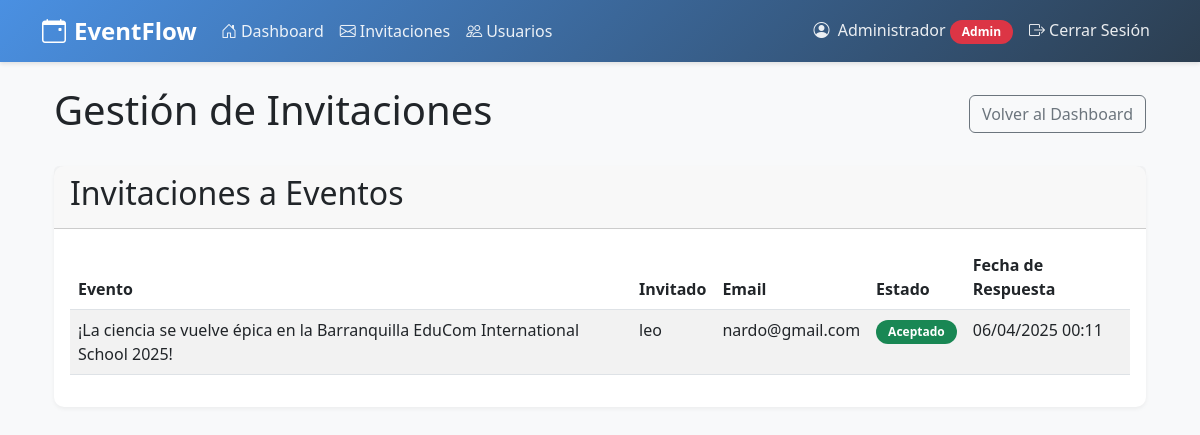
The app's page /admin/invitaciones (signed in), older data.
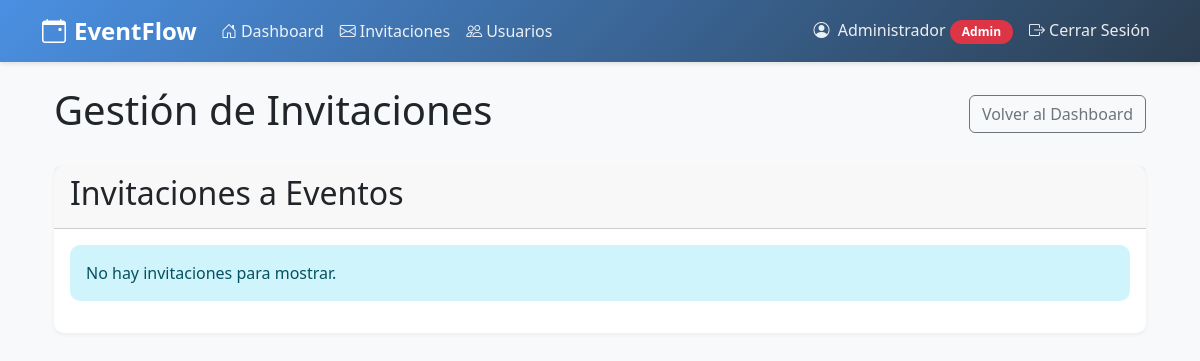
The same page, newer data.
### app.py (models this page shows, shortened)
class Usuario(UserMixin, db.Model):
    id = db.Column(db.Integer, primary_key=True)
    email = db.Column(db.String(120), unique=True, nullable=False)
    nombre = db.Column(db.String(100), nullable=False)
    password_hash = db.Column(db.String(128))
    es_admin = db.Column(db.Boolean, default=False)
    fecha_registro = db.Column(db.DateTime, default=datetime.utcnow)
    eventos = db.relationship('Evento', backref='organizador', lazy=True)
    invitaciones = db.relationship('Invitacion', backref='invitado', lazy=True)

class Invitacion(db.Model):
    id = db.Column(db.Integer, primary_key=True)
    evento_id = db.Column(db.Integer, db.ForeignKey('evento.id'), nullable=False)
    usuario_id = db.Column(db.Integer, db.ForeignKey('usuario.id'), nullable=True)
    email_invitado = db.Column(db.String(120), nullable=False)
    estado = db.Column(db.String(20), default='pendiente')
    fecha_respuesta = db.Column(db.DateTime, nullable=True)

class Evento(db.Model):
    id = db.Column(db.Integer, primary_key=True)
    titulo = db.Column(db.String(100), nullable=False)
    descripcion = db.Column(db.Text, nullable=False)
    fecha = db.Column(db.DateTime, nullable=False)
    ubicacion = db.Column(db.String(200), nullable=False)
    organizador_id = db.Column(db.Integer, db.ForeignKey('usuario.id'), nullable=False)
    fecha_creacion = db.Column(db.DateTime, nullable=False, default=datetime.utcnow)
    estado = db.Column(db.String(20), nullable=False, default='activo')
    invitaciones = db.relationship('Invitacion', backref='evento', lazy=True)

### app.py (the view)
    def decorated_function(*args, **kwargs):
        if not current_user.is_authenticated:
            flash('Iniciar Sesion')
            return redirect(url_for('login'))
        if not current_user.es_admin:
            flash('No tienes permiso')
            return redirect(url_for('dashboard'))
        return f(*args, **kwargs)

### app.py (called while the page is built)
@app.before_request
def check_auth():
    if not current_user.is_authenticated and request.endpoint not in ['login', 'registro', 'index', 'static']:
        flash('Iniciar Sesion')
        return redirect(url_for('login'))

@login_manager.user_loader
def load_user(user_id):
    return Usuario.query.get(int(user_id))

def admin_required(f):
    def decorated_function(*args, **kwargs):
        if not current_user.is_authenticated:
            flash('Iniciar Sesion')
            return redirect(url_for('login'))
        if not current_user.es_admin:
            flash('No tienes permiso')
            return redirect(url_for('dashboard'))
        return f(*args, **kwargs)
    decorated_function.__name__ = f.__name__
    return decorated_function

@app.route('/admin/invitaciones')
@login_required
@admin_required
def gestionar_invitaciones():
    eventos_ids = [evento.id for evento in Evento.query.filter_by(organizador_id=current_user.id).all()]
    invitaciones = Invitacion.query.filter(Invitacion.evento_id.in_(eventos_ids)).all()
    return render_template('admin/invitaciones.html', invitaciones=invitaciones)

### templates/admin/invitaciones.html
{% extends "base.html" %}
{% block content %}
<div class="container">
    <div class="d-flex justify-content-between align-items-center mb-4">
        <h1>Gestión de Invitaciones</h1>
        <a href="{{ url_for('dashboard') }}" class="btn btn-outline-secondary">Volver al Dashboard</a>
    </div>
    <div class="card">
        <div class="card-header">
            <h2>Invitaciones a Eventos</h2>
        </div>
        <div class="card-body">
            {% if invitaciones %}
            <div class="table-responsive">
                <table class="table table-striped">
                    <thead>
                        <tr>
                            <th>Evento</th>
                            <th>Invitado</th>
                            <th>Email</th>
                            <th>Estado</th>
                            <th>Fecha de Respuesta</th>
                        </tr>
                    </thead>
                    <tbody>
                        {% for invitacion in invitaciones %}
                        <tr>
                            <td>{{ invitacion.evento.titulo }}</td>
                            <td>{{ invitacion.invitado.nombre if invitacion.invitado else 'No registrado' }}</td>
                            <td>{{ invitacion.email_invitado }}</td>
                            <td>
                                <span class="badge {% if invitacion.estado == 'aceptado' %}bg-success{% elif invitacion.estado == 'rechazado' %}bg-danger{% else %}bg-warning{% endif %}">
                                    {{ invitacion.estado|title }}
                                </span>
                            </td>
                            <td>
                                {% if invitacion.fecha_respuesta %}
                                {{ invitacion.fecha_respuesta.strftime('%d/%m/%Y %H:%M') }}
                                {% else %}
                                Pendiente
                                {% endif %}
                            </td>
                        </tr>
                        {% endfor %}
                    </tbody>
                </table>
            </div>
            {% else %}
            <div class="alert alert-info">
                No hay invitaciones para mostrar.
            </div>
            {% endif %}
        </div>
    </div>
</div>
{% endblock %}

### templates/base.html (shortened to what this page needs)
<!DOCTYPE html>
<html lang="es">
<head>
    <link href="https://cdn.jsdelivr.net/npm/bootstrap@5.3.0/dist/css/bootstrap.min.css" rel="stylesheet">
    <link rel="stylesheet" href="https://cdn.jsdelivr.net/npm/bootstrap-icons@1.11.0/font/bootstrap-icons.css">
</head>
<body>
    <nav class="navbar navbar-expand-lg navbar-dark">
        <div class="container">
            <a class="navbar-brand" href="{{ url_for('dashboard') }}">
                <i class="bi bi-calendar-event me-2"></i>EventFlow
            </a>
            <div class="collapse navbar-collapse" id="navbarNav">
                <ul class="navbar-nav me-auto">
                    {% if current_user.is_authenticated %}
                    <li class="nav-item">
                        <a class="nav-link" href="{{ url_for('dashboard') }}">
                            <i class="bi bi-house-door me-1"></i>Dashboard
                        </a>
                    </li>
                    {% if current_user.es_admin %}
                    <li class="nav-item">
                        <a class="nav-link" href="{{ url_for('gestionar_invitaciones') }}">
                            <i class="bi bi-envelope me-1"></i>Invitaciones
                        </a>
                    </li>
                    <li class="nav-item">
                        <a class="nav-link" href="{{ url_for('admin_usuarios') }}">
                            <i class="bi bi-people me-1"></i>Usuarios
                        </a>
                    </li>
                    {% endif %}
                    {% endif %}
                </ul>
                <ul class="navbar-nav">
                    {% if current_user.is_authenticated %}
                    <li class="nav-item">
                        <span class="nav-link">
                            <i class="bi bi-person-circle me-1"></i>
                            {{ current_user.nombre }}
                            <span class="badge {% if current_user.es_admin %}bg-danger{% else %}bg-secondary{% endif %}">
                                {{ 'Admin' if current_user.es_admin else 'Usuario' }}
                            </span>
                        </span>
                    </li>
                    <li class="nav-item">
                        <a class="nav-link" href="{{ url_for('logout') }}">
                            <i class="bi bi-box-arrow-right me-1"></i>Cerrar Sesión
                        </a>
                    </li>
                    {% endif %}
                </ul>
            </div>
        </div>
    </nav>
    <div class="container mt-4">
        {% block content %}{% endblock %}
    </div>
</body>
</html>

### templates/base.html (style rules this page uses)
:root { --primary-color: #4a90e2; --secondary-color: #2c3e50; --accent-color: #e74c3c; }
body { background-color: #f8f9fa; font-family: 'Segoe UI', Tahoma, Geneva, Verdana, sans-serif; }
.navbar { background: linear-gradient(135deg, var(--primary-color), var(--secondary-color)); box-shadow: 0 2px 4px rgba(0,0,0,0.1); }
.navbar-brand { font-weight: bold; font-size: 1.5rem; color: white !important; }
.nav-link { color: rgba(255,255,255,0.9) !important; transition: color 0.3s ease; }
.card { border: none; border-radius: 10px; box-shadow: 0 2px 4px rgba(0,0,0,0.05); transition: transform 0.3s ease, box-shadow 0.3s ease; }
.badge { padding: 0.5em 1em; border-radius: 20px; }
.alert { border-radius: 10px; border: none; }

Row changes from the older to the newer data that the page shows:
removed Invitacion: evento.titulo "¡La ciencia se vuelve épica en la Barranquilla EduCom International School 2025!", invitado "leo", email_invitado "nardo@gmail.com", estado "Aceptado", fecha_respuesta "06/04/2025 00:11"
Text that changed along with them:
text no longer shown: "Evento Invitado Email Estado Fecha de Respuesta"
text now shown: "No hay invitaciones para mostrar."
